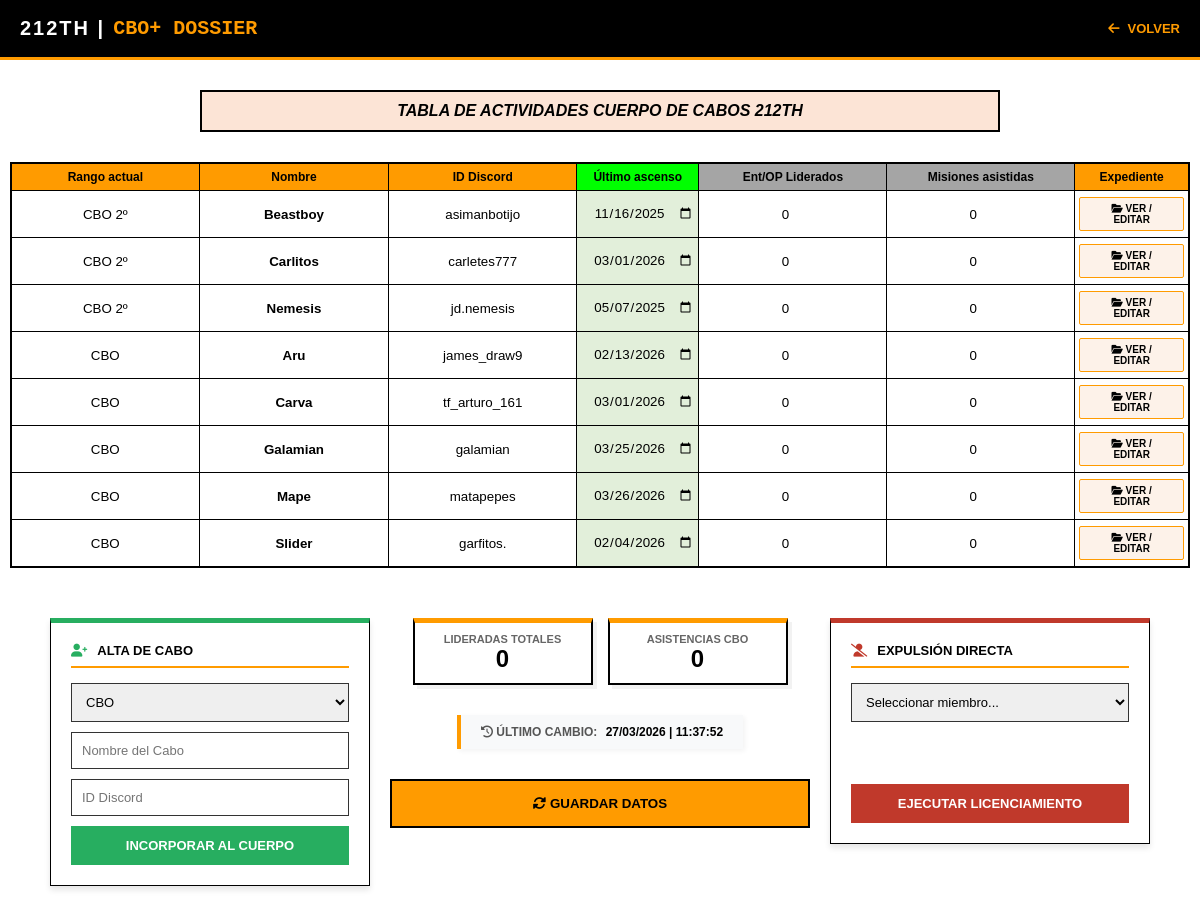
/cbo/cbo_gestion.php, run on the app's committed database.
### tables this page shows
CREATE TABLE `miembros_cbo` (
  `id` int(11) NOT NULL AUTO_INCREMENT,
  `rango_actual` varchar(50) NOT NULL,
  `nombre` varchar(100) NOT NULL,
  `id_discord` varchar(100) DEFAULT NULL,
  `ultimo_ascenso` date DEFAULT NULL,
  `ent_liderados` int(11) DEFAULT 0,
  `misiones_asistidas` int(11) DEFAULT 0,
  `resumen_mensual` varchar(50) DEFAULT '-',
  PRIMARY KEY (`id`)
);

CREATE TABLE `control_cambios` (
  `seccion` varchar(50) NOT NULL,
  `ultima_modificacion` datetime DEFAULT NULL,
  PRIMARY KEY (`seccion`)
);

### cbo/cbo_gestion.php (the view, shortened to what this page needs)
<?php
include '../ficheros/conexion.php';
$orden_cbo = "'CBOM', 'CBO 1º', 'CBO 2º', 'CBO'";
$query = "SELECT * FROM miembros_cbo ORDER BY FIELD(rango_actual, $orden_cbo) ASC, nombre ASC";
$resultado = mysqli_query($conexion, $query);
$total_liderados = 0;
$total_asistencias = 0;
$res_tiempo = mysqli_query($conexion, "SELECT ultima_modificacion FROM control_cambios WHERE seccion = 'cbo'");
$dato_tiempo = mysqli_fetch_assoc($res_tiempo);
$ultima_pila = date("d/m/Y | H:i:s", strtotime($dato_tiempo['ultima_modificacion']));
?>
<!DOCTYPE html>
<html lang="es">
<head>
    <link rel="stylesheet" href="../ficheros/estilo_menu.css">
    <link rel="stylesheet" href="https://cdnjs.cloudflare.com/ajax/libs/font-awesome/6.0.0/css/all.min.css">
</head>
<body>
<header class="BarraNavegar">
    <div id="cabecera"><span class="L1">212TH | </span><span class="L2">CBO+ DOSSIER</span></div>
    <div class="opciones-header">
        <label class="label-volver" onclick="location.href='../index.html'"><i class="fas fa-arrow-left"></i> VOLVER</label>
    </div>
</header>
<div class="contenedor-excel">
    <div class="titulo-excel">TABLA DE ACTIVIDADES CUERPO DE CABOS 212TH</div>
    <form action="actualizar_cbo.php" method="POST" style="width:100%; display:flex; flex-direction:column; align-items:center;">
        <div class="tabla-scroll">
            <table class="tabla-excel">
                <thead>
                    <tr>
                        <th class="header-rango">Rango actual</th>
                        <th class="header-rango">Nombre</th>
                        <th class="header-rango">ID Discord</th>
                        <th class="header-ascenso">Último ascenso</th>
                        <th class="header-stats">Ent/OP Liderados</th>
                        <th class="header-stats">Misiones asistidas</th>
                        <th class="header-rango">Expediente</th>
                    </tr>
                </thead>
                <tbody>
                    <?php while($row = mysqli_fetch_assoc($resultado)):
                        $total_liderados += (int)$row['ent_liderados'];
                        $total_asistencias += (int)$row['misiones_asistidas'];
                    ?>
                    <tr>
                        <td><input type="text" name="rango_act[]" class="input-celda" value="<?php echo $row['rango_actual']; ?>"></td>
                        <td><input type="text" name="nombre[]" class="input-celda" style="font-weight:bold;" value="<?php echo $row['nombre']; ?>"></td>
                        <td><input type="text" name="discord[]" class="input-celda" value="<?php echo $row['id_discord']; ?>"></td>
                        <td style="background:#e2efda;"><input type="date" name="ascenso[]" class="input-celda" value="<?php echo $row['ultimo_ascenso']; ?>"></td>
                        <td><input type="number" name="liderados[]" class="input-celda" value="<?php echo $row['ent_liderados']; ?>"></td>
                        <td><input type="number" name="asistidas[]" class="input-celda" value="<?php echo $row['misiones_asistidas']; ?>"></td>
                        <td>
    <button type="button" class="btn-expediente" onclick="abrirExpediente(<?php echo $row['id']; ?>, '<?php echo htmlspecialchars($row['nombre']); ?>')">
        <i class="fas fa-folder-open"></i> VER / EDITAR
    </button>
</td>
                    </tr>
                    <?php endwhile; ?>
                </tbody>
            </table>
        </div>
        <div class="centro-mando-unificado">
            <div class="col-formulario panel-alta">
                <h4 class="titulo-mando"><i class="fas fa-user-plus" style="color:#27ae60;"></i> ALTA DE CABO</h4>
                <select id="a_rango" class="select-mando">
                    <option value="CBO">CBO</option>
                </select>
                <input type="text" id="a_nombre" placeholder="Nombre del Cabo" class="input-mando">
                <input type="text" id="a_discord" placeholder="ID Discord" class="input-mando">
                <button type="button" onclick="ejecutarAlta()" class="btn-accion-mando btn-verde">INCORPORAR AL CUERPO</button>
            </div>
            <div class="col-central">
                <div class="panel-stats">
                    <div class="caja-stat" style="border-top: 5px solid #FF9B00;">
                        <h4 style="margin:0; font-size:11px; color:#666;">LIDERADAS TOTALES</h4>
                        <span style="font-size:24px; font-weight:bold;"><?php echo $total_liderados; ?></span>
                    </div>
                    <div class="caja-stat" style="border-top: 5px solid #FF9B00;">
                        <h4 style="margin:0; font-size:11px; color:#666;">ASISTENCIAS CBO</h4>
                        <span style="font-size:24px; font-weight:bold;"><?php echo $total_asistencias; ?></span>
                    </div>
                </div>
                <div style="
                            background: #f8f9fa;
                            border-left: 4px solid #FF9B00;
                            padding: 10px 20px;
                            margin: 10px 0;
                            font-size: 12px;
                            color: #555;
                            font-weight: bold;
                            display: inline-block;
                            box-shadow: 2px 2px 5px rgba(0,0,0,0.05);
                                                                        ">
                <i class="fas fa-history"></i> ÚLTIMO CAMBIO:
                <span style="color: #000; margin-left: 5px;"><?php echo $ultima_pila; ?></span>
                </div>
                <button type="submit" class="btn-sync"><i class="fas fa-sync-alt"></i> Guardar Datos</button>
            </div>
            <div class="col-formulario panel-baja">
                <h4 class="titulo-mando"><i class="fas fa-user-slash" style="color:#c0392b;"></i> EXPULSIÓN DIRECTA</h4>
                <select id="id_baja" class="select-mando">
                    <option value="">Seleccionar miembro...</option>
                </select>
                <div style="height: 52px;"></div> <button type="button" onclick="ejecutarBaja()" class="btn-accion-mando btn-rojo">EJECUTAR LICENCIAMIENTO</button>
            </div>
        </div>
    </form>
</div>
</body>
</html>

### ficheros/estilo_menu.css (style rules this page uses)
:root { --naranja-212: #FF9B00; --naranja-glow: #ffaa004d; --fondo-espacial: #ffffff; --fondo-tarjeta: #ffffff; --texto-principal: #000000; --texto-secundario: #8B949E; --borde-tactico: #a0a0a0; }
* { box-sizing: border-box; }
body { display: flex; flex-direction: column; margin: 0; min-height: 100vh; font-family: 'Segoe UI', 'Roboto', Arial, sans-serif; background-color: var(--fondo-espacial); color: var(--texto-principal); background-size: 30px 30px; }
.BarraNavegar { display: flex; background-color: #000000; padding: 15px 40px; color: rgb(255, 255, 255); border-bottom: 3px solid var(--naranja-212); box-shadow: 0 4px 20px rgba(255, 255, 255, 0.15); align-items: center; }
#cabecera { display: flex; align-items: center; }
.L1 { font-size: 24px; font-weight: 800; letter-spacing: 2px; text-transform: uppercase; }
.L2 { font-size: 24px; color: var(--naranja-212); margin-left: 8px; font-family: 'Courier New', Courier, monospace; }

### cbo/cbo_gestion.php (style rules this page uses)
body { background-color: #ffffff !important; color: #000; margin: 0; font-family: Calibri, sans-serif; }
.BarraNavegar { background: #000; padding: 0 20px; color: #fff; border-bottom: 3px solid #FF9B00; display: flex; justify-content: space-between; align-items: center; height: 60px; }
.L1 { font-size: 20px; font-weight: bold; }
.L2 { color: #FF9B00; font-size: 20px; font-weight: bold; }
.label-volver { color: #FF9B00; font-weight: bold; cursor: pointer; text-transform: uppercase; font-size: 13px; display: flex; align-items: center; gap: 8px; }
.contenedor-excel { display: flex; flex-direction: column; align-items: center; padding: 30px 10px; width: 100%; box-sizing: border-box; }
.titulo-excel { background-color: #fce4d6; border: 2px solid #000; padding: 10px 20px; font-weight: bold; font-style: italic; margin-bottom: 30px; text-transform: uppercase; text-align: center; width: 95%; max-width: 800px; }
.tabla-scroll { width: 100%; overflow-x: auto; border: 1px solid #000; margin-bottom: 20px; }
.tabla-excel { border-collapse: collapse; background: #fff; font-size: 12px; min-width: 1000px; width: 100%; }
.tabla-excel th, .tabla-excel td { border: 1px solid #000; padding: 6px 4px; text-align: center; }
.header-rango { background-color: #FF9B00; font-weight: bold; }
.header-ascenso { background-color: #00ff00; font-weight: bold; }
.header-stats { background-color: #a5a5a5; font-weight: bold; }
.input-celda { width: 100%; border: none; background: transparent; text-align: center; font-family: inherit; color: #000; }
.btn-expediente { background: #fdf2e9; color: #000; border: 1px solid #FF9B00; padding: 5px 12px; cursor: pointer; font-size: 10px; font-weight: bold; text-transform: uppercase; border-radius: 2px; transition: 0.2s; }
.centro-mando-unificado { display: flex; justify-content: center; align-items: flex-start; gap: 20px; width: 100%; margin-top: 30px; }
.col-formulario { flex: 0 0 320px; background: #fff; border: 1.5px solid #000; padding: 20px; box-shadow: 0 4px 6px rgba(0,0,0,0.1); }
.panel-alta { border-top: 5px solid #27ae60; }
.panel-baja { border-top: 5px solid #c0392b; }
.titulo-mando { display: flex; align-items: center; gap: 10px; margin: 0 0 15px 0; font-size: 13px; font-weight: bold; text-transform: uppercase; border-bottom: 2px solid #FF9B00; padding-bottom: 8px; }
.input-mando, .select-mando { width: 100%; padding: 10px; border: 1.5px solid #333; margin-bottom: 10px; font-size: 13px; box-sizing: border-box; }
.btn-accion-mando { width: 100%; padding: 12px; border: none; color: #fff; font-weight: bold; text-transform: uppercase; cursor: pointer; font-size: 13px; }
.btn-verde { background: #27ae60; }
.btn-rojo { background: #c0392b; }
.col-central { flex: 0 0 420px; display: flex; flex-direction: column; align-items: center; gap: 20px; }
.panel-stats { display: flex; gap: 15px; width: 100%; justify-content: center; }
.caja-stat { background: #fff; border: 2px solid #000; padding: 10px; width: 180px; text-align: center; box-shadow: 4px 4px 0px rgba(0,0,0,0.05); }
.btn-sync { background-color: #FF9B00; color: #000; border: 2px solid #000; padding: 15px; width: 100%; font-weight: bold; cursor: pointer; text-transform: uppercase; transition: 0.3s; }

### data on the page
miembros_cbo: rango_actual "CBO 2º", nombre "Beastboy", id_discord "asimanbotijo", ultimo_ascenso "11/16/2025", ent_liderados "0", misiones_asistidas "0"
miembros_cbo: rango_actual "CBO 2º", nombre "Carlitos", id_discord "carletes777", ultimo_ascenso "03/01/2026", ent_liderados "0", misiones_asistidas "0"
miembros_cbo: rango_actual "CBO 2º", nombre "Nemesis", id_discord "jd.nemesis", ultimo_ascenso "05/07/2025", ent_liderados "0", misiones_asistidas "0"
miembros_cbo: rango_actual "CBO", nombre "Aru", id_discord "james_draw9", ultimo_ascenso "02/13/2026", ent_liderados "0", misiones_asistidas "0"
miembros_cbo: rango_actual "CBO", nombre "Carva", id_discord "tf_arturo_161", ultimo_ascenso "03/01/2026", ent_liderados "0", misiones_asistidas "0"
miembros_cbo: rango_actual "CBO", nombre "Galamian", id_discord "galamian", ultimo_ascenso "03/25/2026", ent_liderados "0", misiones_asistidas "0"
miembros_cbo: rango_actual "CBO", nombre "Mape", id_discord "matapepes", ultimo_ascenso "03/26/2026", ent_liderados "0", misiones_asistidas "0"
miembros_cbo: rango_actual "CBO", nombre "Slider", id_discord "garfitos.", ultimo_ascenso "02/04/2026", ent_liderados "0", misiones_asistidas "0"
control_cambios: ultima_modificacion "27/03/2026 | 11:37:52"

### other printed values
$total_liderados "0"
$total_asistencias "0"
